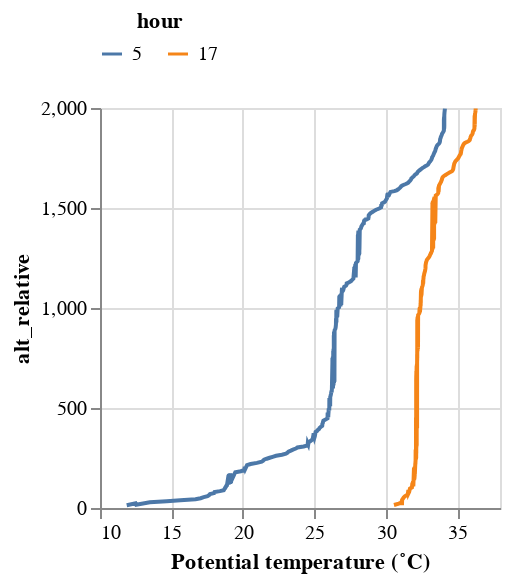

Notebook source saved alongside this figure:
### Code cell
elevation_gothic_m = 2884.322
src = df.copy()
src = utils.modify_df_timezone(src, pytz.UTC, 'US/Mountain')
src['alt_relative'] = src['alt'] - elevation_gothic_m
src = src[src['alt_relative'] <= 2000]
src['hour'] = src.time.dt.hour
(alt.Chart(
    src.rename(columns={'tdry_potential':'dry bulb temp'})
).transform_fold(['dry bulb temp']).mark_line(color='orange').encode(
    alt.X("value:Q").sort('-y').title("Potential temperature (˚C)"),
    alt.Y("alt_relative:Q").scale(zero=False),
    alt.Color("hour:N")
)).resolve_scale(x='independent').properties(width=200, height = 200).configure_legend(
    orient='top',
    direction='horizontal',
    titleAnchor='middle'
).resolve_scale(y='shared')

### Figure 1 — Vega-Lite specification as saved in the notebook (floating-point values rounded to 4 significant figures; data arrays with more than 128 entries replaced by an {"elided": "..."} marker saying what was removed)
{"config": {"view": {"continuousWidth": 300, "continuousHeight": 300}, "legend": {"direction": "horizontal", "orient": "top", "titleAnchor": "middle"}}, "data": {"name": "data-4ca3bd899db65133ad1cdaaccd820c1c"}, "mark": {"type": "line", "color": "orange"}, "encoding": {"color": {"field": "hour", "type": "nominal"}, "x": {"field": "value", "sort": "-y", "title": "Potential temperature (˚C)", "type": "quantitative"}, "y": {"field": "alt_relative", "scale": {"zero": false}, "type": "quantitative"}}, "height": 200, "resolve": {"scale": {"y": "shared"}}, "transform": [{"fold": ["dry bulb temp"]}], "width": 200, "$schema": "https://vega.github.io/schema/vega-lite/v5.17.0.json", "datasets": {"data-4ca3bd899db65133ad1cdaaccd820c1c": {"elided": "781 records"}}}
